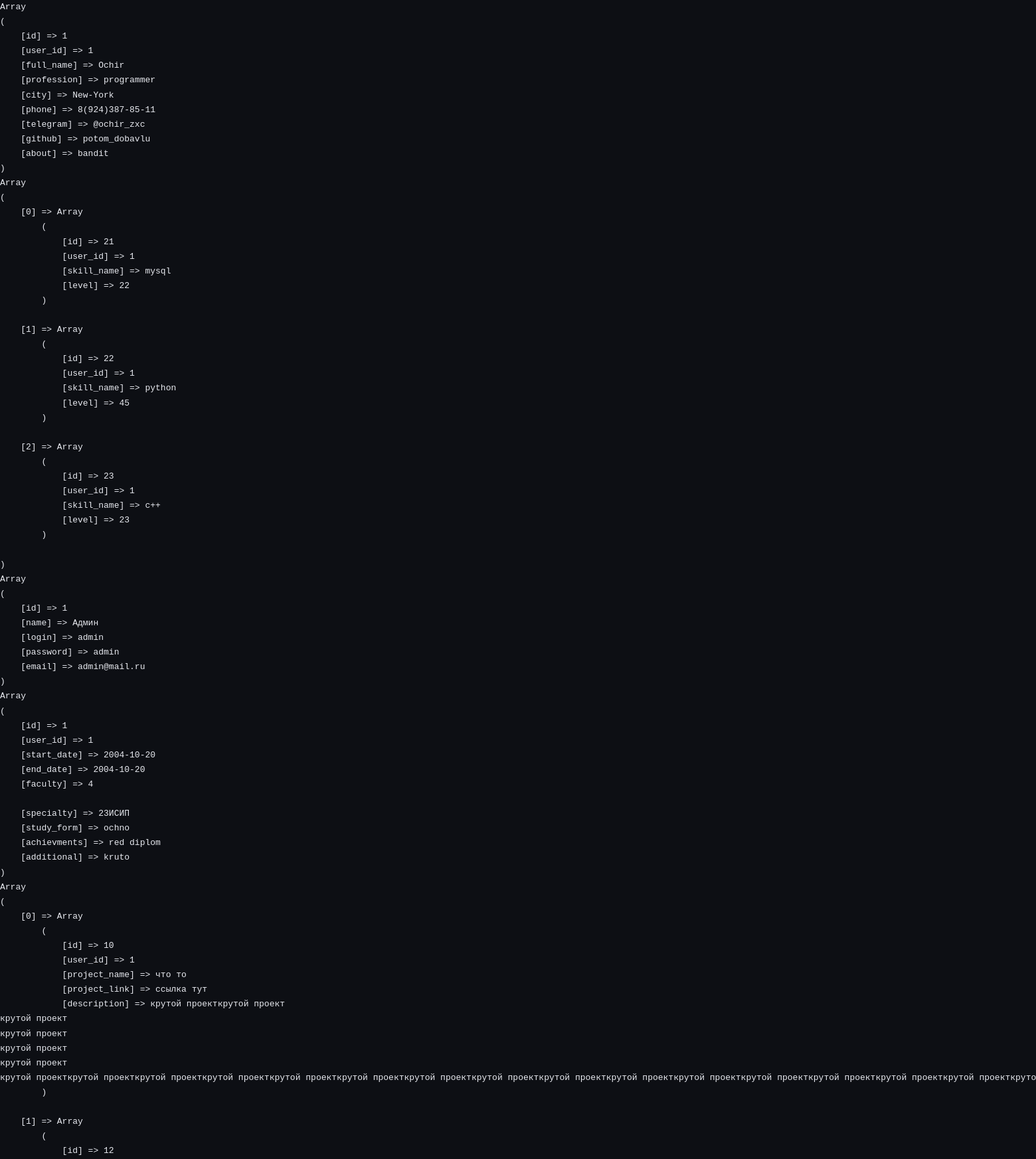
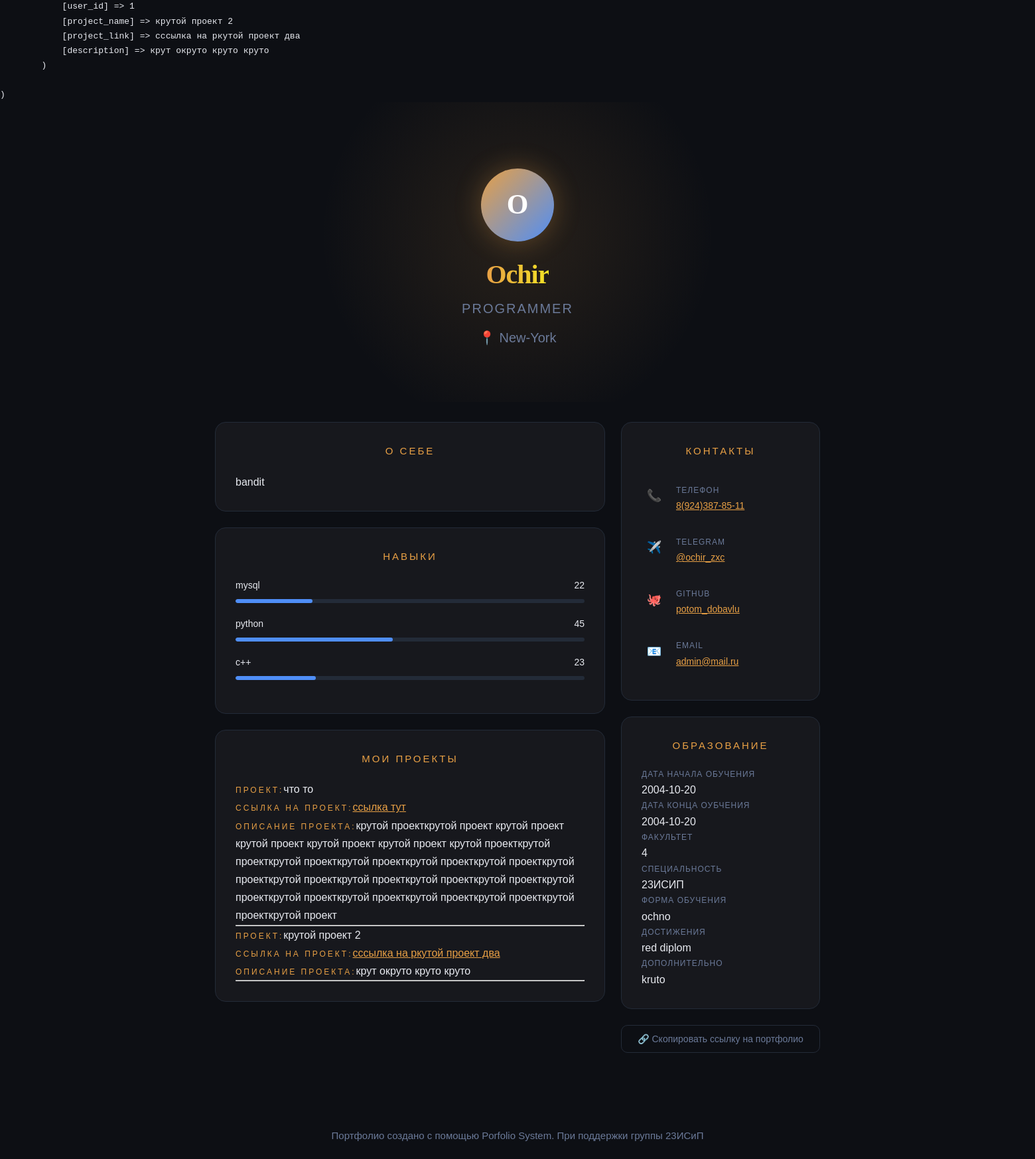
The page /portfolio.php?id=1 on the database its author committed (2 pictures, top to bottom).
### tables this page shows
CREATE TABLE `portfolio` (
  `id` int NOT NULL,
  `user_id` int NOT NULL,
  `full_name` varchar(200) DEFAULT NULL,
  `profession` varchar(200) DEFAULT NULL,
  `city` varchar(100) DEFAULT NULL,
  `phone` varchar(20) DEFAULT NULL,
  `telegram` varchar(100) DEFAULT NULL,
  `github` text,
  `about` text NOT NULL
);

CREATE TABLE `skills` (
  `id` int NOT NULL,
  `user_id` int NOT NULL,
  `skill_name` varchar(255) NOT NULL,
  `level` varchar(140) NOT NULL
);

CREATE TABLE `projects` (
  `id` int NOT NULL,
  `user_id` int DEFAULT NULL,
  `project_name` varchar(50) NOT NULL,
  `project_link` varchar(100) NOT NULL,
  `description` text NOT NULL
);

CREATE TABLE `users` (
  `id` int NOT NULL,
  `name` varchar(20) NOT NULL,
  `login` varchar(50) NOT NULL,
  `password` varchar(50) NOT NULL,
  `email` varchar(100) NOT NULL
);

CREATE TABLE `education` (
  `id` int NOT NULL,
  `user_id` int NOT NULL,
  `start_date` date DEFAULT NULL,
  `end_date` date DEFAULT NULL,
  `faculty` varchar(255) DEFAULT NULL,
  `specialty` varchar(255) DEFAULT NULL,
  `study_form` varchar(255) DEFAULT NULL,
  `achievments` text,
  `additional` text
);

### portfolio.php (the view, shortened to what this page needs)
<?php
require "BD.php";
$userID = (int)($_GET['id']);
$stmt = $pdo->prepare("SELECT * FROM portfolio WHERE user_id = :zon_uid");
$stmt->execute([':zon_uid' => $userID]);
$portfolio = $stmt->fetch(PDO::FETCH_ASSOC);
echo '<pre>' . print_r($portfolio, 1) . '</pre>';
$stmt = $pdo->prepare("SELECT * FROM skills WHERE user_id = :zon_uid");
$stmt->execute([':zon_uid' => $userID]);
$skills = $stmt->fetchAll(PDO::FETCH_ASSOC);
echo '<pre>' . print_r($skills, 1) . '</pre>';
$stmt = $pdo->prepare("SELECT * FROM users WHERE id = :zon_uid");
$stmt->execute([':zon_uid' => $userID]);
$user = $stmt->fetch(PDO::FETCH_ASSOC);
echo '<pre>' . print_r($user, 1) . '</pre>';
$stmt = $pdo->prepare("SELECT * FROM education WHERE user_id = :zon_uid");
$stmt->execute([':zon_uid' => $userID]);
$education = $stmt->fetch(PDO::FETCH_ASSOC);
echo '<pre>' . print_r($education, 1) . '</pre>';
$stmt = $pdo->prepare("SELECT * FROM projects WHERE user_id = :zon_uid");
$stmt->execute([':zon_uid' => $userID]);
$projects = $stmt->fetchAll(PDO::FETCH_ASSOC);
echo '<pre>' . print_r($projects, 1) . '</pre>';
$name       = $portfolio['full_name']  ?? 'Неопознаный пользователь';
$profession = $portfolio['profession'] ?? 'Не заполнена';
$city       = $portfolio['city']       ?? 'Не известно';
$phone      = $portfolio['phone']      ?? 'Не известно';
$telegram   = $portfolio['telegram']   ?? '@null';
$Ghub       = $portfolio['github']     ?? 'https://null';
$mail       = $user['email']           ?? 'Отсутствует';
$about      = $portfolio['about']      ?? 'Раздел "О себе не заполнен';
$start      = $education['start_date'] ?? 'Раздел  не заполнен';
$end        = $education['end_date'] ?? 'Раздел  не заполнен';
$faculty    = $education['faculty'] ?? 'Раздел не заполнен';
$speciality = $education['specialty'] ?? 'Раздел не заполнен';
$form_study = $education['study_form'] ?? 'Раздел не заполнен';
$achievments= $education['achievments'] ?? 'Раздел не заполнен';
$additional = $education['additional'] ?? 'Раздел не заполнен';
?>
<!DOCTYPE html>
<html lang="en">
<head>
    <link rel="stylesheet" href="css/style.css">
</head>
<body>
    <section class="hero">
        <div class="avatar"><?php echo mb_substr($name, 0, 1) ?></div>
        <h1><span><?php echo $name ?></span></h1>
        <div class="profession"><?php echo $profession ?></div>
        <div class="location"><?php echo $city ?></div>
    </section>
    <div class="container">
        <div class="main-content">
            <div class="card">
                <div class="section-label" style='font-size:15px'>О себе</div>
                <p class="about-text"><?php echo $about ?></p>
            </div>
            <div class="card">
                <div class="section-label" style='font-size:15px'>Навыки</div>
                <?php if (empty($skills)): ?>
                      <p class="empty">Навыков не нашлось!</p>
                <?php else: ?>
                        <?php foreach ($skills as $el): ?>
                                <div class="skill-item">
                                    <div class="skill-header">
                                        <span><?= $el['skill_name'] ?></span>
                                        <span><?= $el['level'] ?></span>
                                    </div>
                                    <div class="skill-bar-bg">
                                        <div class="skill-bar-fill" style="width: <?= $el['level'] ?>%"></div>
                                    </div>
                                </div>
                        <?php endforeach; ?>
                <?php endif; ?>
            </div>
            <div class="card">
                <div class="section-label" style='font-size:15px'>Мои проекты</div>
            <?php if (empty($projects)): ?>
                <div class="section-label" style='font-size:15px'>Проектов нет</div>
            <?php else: ?>
                <?php foreach ($projects as $el_project):?>
                    <span class="section-label">Проект:</span><span class="about-text"><?= $el_project['project_name'] ?></span>
                    <span class="section-label">Ссылка на проект:</span><a class="about-text" href='<?= $el_project['project_link']?>'><?= $el_project['project_link']?></a>
                    <span class="section-label">Описание проекта:</span><span class="about-text"><?= $el_project['description'] ?></span>
                    <hr>
                <?php endforeach; ?>
            <?php endif; ?>
            </div>
        </div>
        <div class="sidebar">
            <div class="card">
                <div class="section-label" style='font-size:15px'>Контакты</div>
                <div class="contact-item">
                    <div class="contact-icon">📞</div>
                    <div>
                        <div class="contact-label">Телефон</div>
                        <div class="contact-value">
                            <a href=""><?php echo $phone ?></a>
                        </div>
                    </div>
                </div>
                <div class="contact-item">
                    <div class="contact-icon">✈️</div>
                    <div>
                        <div class="contact-label">Telegram</div>
                        <div class="contact-value">
                            <a href=""><?php echo $telegram ?></a>
                        </div>
                    </div>
                </div>
                <div class="contact-item">
                    <div class="contact-icon">🐙</div>
                    <div>
                        <div class="contact-label">GitHub</div>
                        <div class="contact-value">
                            <a href=""><?php echo $Ghub ?></a>
                        </div>
                    </div>
                </div>
                <div class="contact-item">
                    <div class="contact-icon">📧</div>
                    <div>
                        <div class="contact-label">Email</div>
                        <div class="contact-value">
                            <a href=""><?php echo $mail ?></a>
                        </div>
                    </div>
                </div>
            </div>
            <div class="card">
                <div class="section-label" style='font-size:15px'>Образование</div>
                <div class="contact-label">Дата начала обучения</div>
                <p class="about-text"><?php echo $start; ?></p>
                <div class="contact-label">Дата конца оубчения</div>
                <p class="about-text"><?php echo $end ?></p>
                <div class="contact-label">Факультет</div>
                <p class="about-text"><?php echo $faculty ?></p>
                <div class="contact-label">Специальность</div>
                <p class="about-text"><?php echo $speciality ?></p>
                <div class="contact-label">Форма обучения</div>
                <p class="about-text"><?php echo $form_study ?></p>
                <div class="contact-label">Достижения</div>
                <p class="about-text"><?php echo $achievments ?></p>
                <div class="contact-label">Дополнительно</div>
                <p class="about-text"><?php echo $additional ?></p>
            </div>
            <button id="sb" class="share-btn" onclick="copyLink()">
                🔗 Скопировать ссылку на портфолио
            </button>
        </div>
    </div>
    <div class="footer">
        Портфолио создано с помощью Porfolio System. При поддержки группы 23ИСиП
    </div>
</body>
</html>

### css/style.css (style rules this page uses)
*, *::before, *::after { padding: 0; margin: 0; box-sizing: border-box; }
:root { --bg: #0d0f14; --card: #17181d; --border: #232b38; --accent: #e8a045; --accent2: #4f8ef7; --text: #e8eaf0; --muted: #6b7a99; --font-head: 'Playfair Display', serif; --font-body: 'DM Sans', sans-serif; }
body { background: var(--bg); color: var(--text); font-family: var(--font-body); font-weight: 300; line-height: 1.7; min-height: 100vh; }
.hero { position: relative; padding: 100px 40px 80px; text-align: center; overflow: hidden; }
.hero::before { content: ''; position: absolute; top: -100; left: 50%; width: 600px; height: 600px; pointer-events: none; background: radial-gradient(circle, rgba(232, 160, 69, 0.12) 0%, transparent 70%); transform: translateX(-50%); z-index: -1; }
.avatar { width: 110px; height: 110px; display: flex; justify-content: center; align-items: center; font-family: var(--font-head); font-size: 42px; font-weight: 900; color: #fff; margin: 0 auto 28px; box-shadow: 0 0 40px rgba(232,160,69,0.3); background: linear-gradient(135deg, var(--accent), var(--accent2)); border-radius: 100%; }
.hero h1 { font-family: var(--font-head); font-size: 40px; font-weight: 900; letter-spacing: -1px; line-height: 1.1; }
.hero h1 span { background: linear-gradient(90deg, var(--accent), #f3e225); -webkit-background-clip: text; -webkit-text-fill-color: transparent; }
.profession { font-size: 20px; color: var(--muted); margin-top: 12px; letter-spacing: 2px; text-transform: uppercase; font-weight: 400; }
.location { display: inline-flex; align-items: center; gap: 6px; font-size: 20px; color: var(--muted); margin-top: 10px; }
.location::before { content: '📍'; }
.container { max-width: 960px; margin: 0 auto; padding: 0 24px 80px; display: grid; grid-template-columns: 1fr 300px; gap: 24px; }
.card { background: var(--card); border: 1px solid var(--border); border-radius: 16px; padding: 30px; }
.section-label { font-size: 12px; font-weight: 500; letter-spacing: 3px; text-transform: uppercase; color: var(--accent); margin-bottom: 20px; text-align: center; }
.main-content { display: flex; flex-direction: column; gap: 24px; margin-top: 30px; }
.sidebar { margin-top: 30px; display: flex; flex-direction: column; gap: 24px; }
.contact-item { display: flex; align-items: flex-start; gap: 14px; padding: 16px 0px; border-bottom: 1px solid var(--border--); }
.contact-icon { height: 38px; width: 38px; background: var(--border--); border-radius: 10px; display: flex; align-items: center; justify-content: center; font-size: 18px; flex-shrink: 0; }
.contact-label { font-size: 12px; color:var(--muted); text-transform: uppercase; letter-spacing: 1px; }
.contact-value { font-size: 14px; margin-top: 2px; word-break: break-all; }
a { color:var(--accent) }
.skill-item { margin-bottom: 20px; }
.skill-header { display: flex; justify-content: space-between; margin-bottom: 8px; font-size: 14px; font-weight:500; }
.skill-bar-bg { height: 6px; background:var(--border); border-radius:99px; overflow: hidden; }
.skill-bar-fill { height: 100%; background-color:var(--accent2); border-radius: 99px; }
.footer { text-align: center; padding:32px; font-size: 15px; color:var(--muted) }
.share-btn { width:100%; padding: 12px; background: transparent; border: 1px solid var(--border); border-radius: 10px; color:var(--muted); font-family: var(--font-body); font-size: 14px; cursor: pointer; }

### rows shown on the page
portfolio: full_name "O", full_name "Ochir", profession "PROGRAMMER", city "New-York", about "bandit", phone "8(924)387-85-11", telegram "@ochir_zxc", github "potom_dobavlu"
skills: skill_name "mysql", level "22"
skills: skill_name "python", level "45"
skills: skill_name "c++", level "23"
projects: project_name "что то", project_link "ссылка тут", description "крутой проекткрутой проект крутой проект крутой проект крутой проект крутой проект крутой проекткрутой проекткрутой проекткрутой проекткрутой проекткрутой проекткрутой проекткрутой проекткрутой проекткрутой проекткрутой проекткрутой проекткрутой проекткрутой проекткрутой проекткрутой проекткрутой проекткрутой проект"
projects: project_name "крутой проект 2", project_link "сссылка на ркутой проект два", description "крут окруто круто круто"
users: email "admin@mail.ru"
education: start_date "2004-10-20", end_date "2004-10-20", faculty "4", specialty "23ИСИП", study_form "ochno", achievments "red diplom", additional "kruto"

### other values the page prints
print_r($portfolio, 1) "Array ( [id] => 1 [user_id] => 1 [full_name] => Ochir [profession] => programmer [city] => New-York [phone] => 8(924)387-85-11 [telegram] => @ochir_zxc [github] => potom_dobavlu [about] => bandit )"
print_r($user, 1) "Array ( [id] => 1 [name] => Админ [login] => admin [password] => admin [email] => admin@mail.ru )"
print_r($education, 1) "Array ( [id] => 1 [user_id] => 1 [start_date] => 2004-10-20 [end_date] => 2004-10-20 [faculty] => 4 [specialty] => 23ИСИП [study_form] => ochno [achievments] => red diplom [additional] => kruto )"
